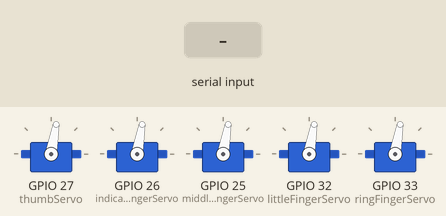
Bench run of a sketch on a simulated ESP32. Shown: 5 × servo. The inputs (shaded band) are chosen by the test bench.

Above: at 1.2 s.
1.3 s: "30/150/10\n" received over Serial
At 3.5 s:
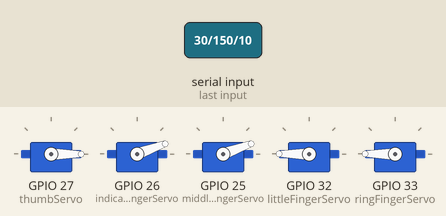
3.8 s: "90/45/200\n" received over Serial
At 5.4 s:
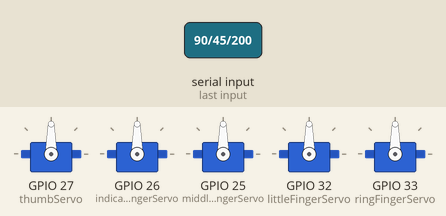
6.3 s: "30/150\n" received over Serial
At 8.5 s:
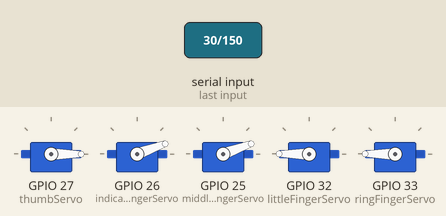
8.8 s: "90/45\n" received over Serial
At 10.3 s:
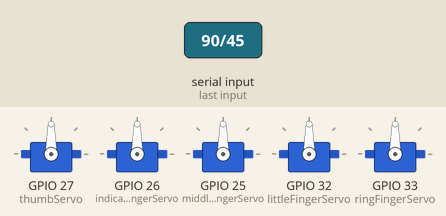
Timing chart, 0 to 11.8 s (numbered marks = the images above; inputs shaded):
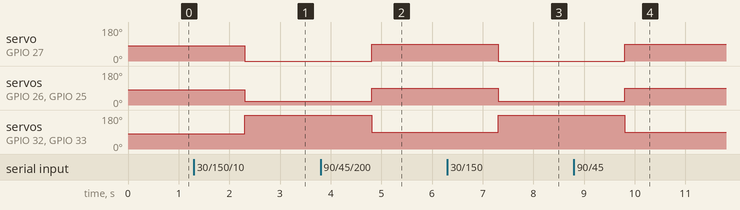

The sketch:

robotic.ino
```cpp
#include <ESP32Servo.h>

Servo littleFingerServo;
Servo indicatorFingerServo;
Servo middleFingerServo;
Servo ringFingerServo;
Servo thumbServo;

int angleLittleFinger = 90;
int angleRingFinger = 90;
int angleMiddleFinger = 90;
int angleIndicatorFinger = 90;
int angleThumb = 90;

bool isIncriasing = true;

void setup() {
  Serial.begin(115200);

  thumbServo.attach(27);
  indicatorFingerServo.attach(26);
  middleFingerServo.attach(25);
  littleFingerServo.attach(32);
  ringFingerServo.attach(33);

  littleFingerServo.write(80);
      indicatorFingerServo.write(80);
      middleFingerServo.write(80);
      ringFingerServo.write(80);
      thumbServo.write(80);
}

void loop() {
  if (Serial.available() > 0) {
    String buffered = Serial.readString();
    if (buffered.length() > 5) {
      int indexOfFirstWord = buffered.indexOf('/');
      String message = buffered.substring(0, indexOfFirstWord);

      int delimiter1 = message.indexOf(";");
      int delimiter2 = message.indexOf(";", delimiter1 + 1);
      int delimiter3 = message.indexOf(";", delimiter2 + 1);
      int delimiter4 = message.indexOf(";", delimiter3 + 1);
      int delimiter5 = message.indexOf(";", delimiter4 + 1);

      String firstNumber = message.substring(0, delimiter1);
      String secondNumber = message.substring(delimiter1 + 1, delimiter2);
      String thirdNumber = message.substring(delimiter2 + 1, delimiter3);
      String fourthNumber = message.substring(delimiter3 + 1, delimiter4);
      String fiveNumber = message.substring(delimiter4 + 1, delimiter5);

      angleLittleFinger = firstNumber.toInt() < 90 ? 200 : 90;
      angleIndicatorFinger =fourthNumber.toInt() < 90 ? 20 : 90;
      angleMiddleFinger = thirdNumber.toInt() < 90 ? 20 : 90;
      angleRingFinger = secondNumber.toInt() < 90 ? 200 : 90;
      angleThumb = fiveNumber.toInt() < 90 ? 0 : 90;

       //200 abre 90 fech
      littleFingerServo.write(angleLittleFinger);
      //20 abre 90 fecha
      indicatorFingerServo.write(angleIndicatorFinger);
      //20 abre 90 fecha
      middleFingerServo.write(angleMiddleFinger);
      //200 abre 90 fech
      ringFingerServo.write(angleRingFinger);
      //0 abre 90 fecha
      thumbServo.write(angleThumb);
    }
  }

  delay(10);
}
```

Measured:
- after the input at 1.3 s, servo on GPIO 27 (thumbServo): 80° → 0° after 1.0 s; servo on GPIO 26 (indicatorFingerServo), servo on GPIO 25 (middleFingerServo): 80° → 20° after 1.0 s; servo on GPIO 32 (littleFingerServo), servo on GPIO 33 (ringFingerServo): 80° → 180° after 1.0 s
- after the input at 3.8 s, servo on GPIO 27 (thumbServo): 0° → 90° after 1.0 s; servo on GPIO 26 (indicatorFingerServo), servo on GPIO 25 (middleFingerServo): 20° → 90° after 1.0 s; servo on GPIO 32 (littleFingerServo), servo on GPIO 33 (ringFingerServo): 180° → 90° after 1.0 s
- after the input at 6.3 s, servo on GPIO 27 (thumbServo): 90° → 0° after 1.0 s; servo on GPIO 26 (indicatorFingerServo), servo on GPIO 25 (middleFingerServo): 90° → 20° after 1.0 s; servo on GPIO 32 (littleFingerServo), servo on GPIO 33 (ringFingerServo): 90° → 180° after 1.0 s
- after the input at 8.8 s, servo on GPIO 27 (thumbServo): 0° → 90° after 1.0 s; servo on GPIO 26 (indicatorFingerServo), servo on GPIO 25 (middleFingerServo): 20° → 90° after 1.0 s; servo on GPIO 32 (littleFingerServo), servo on GPIO 33 (ringFingerServo): 180° → 90° after 1.0 s
